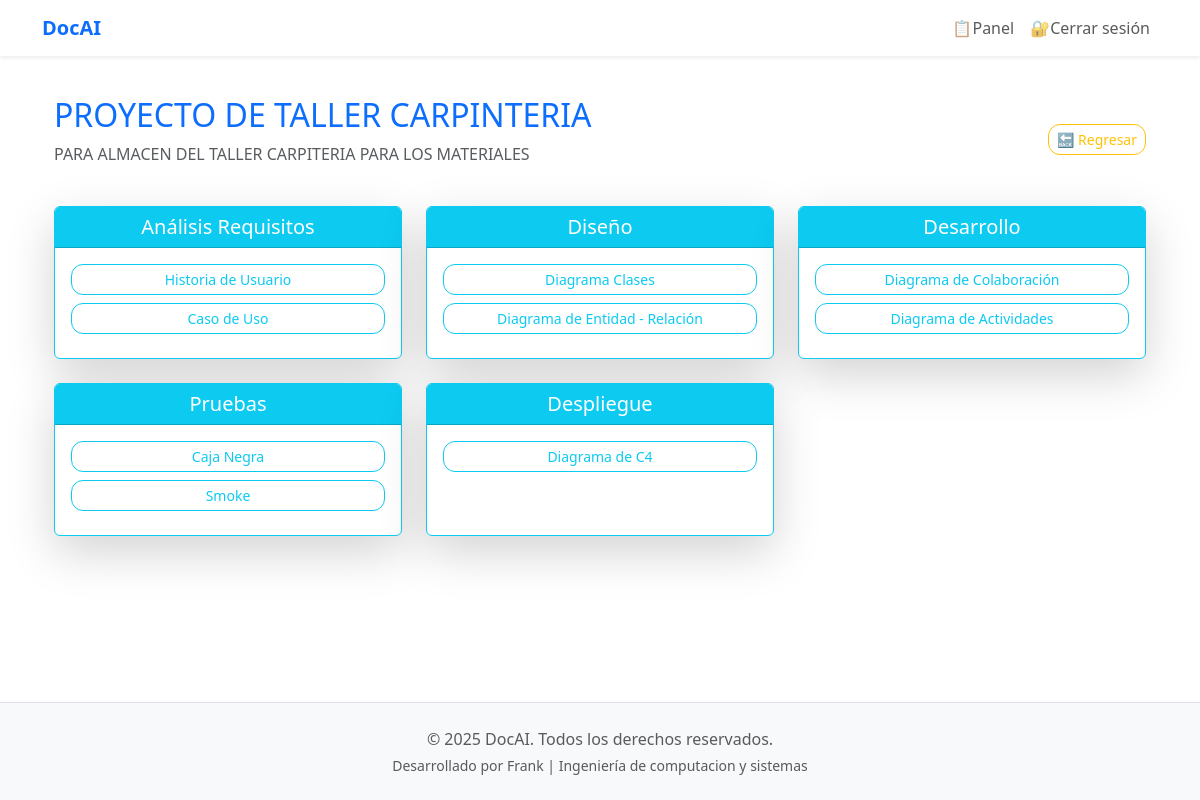
The page /proyecto/14/ (signed in) on the database its author committed.
### documentacion/models.py (models this page shows, shortened)
class Project(models.Model):
    nombre = models.CharField(max_length=100)
    descripcion = models.TextField(blank=True)
    propietario = models.ForeignKey(User, on_delete=models.CASCADE)
    creado = models.DateTimeField(auto_now_add=True)

class Fase(models.Model):
    proyecto = models.ForeignKey(Project, on_delete=models.CASCADE, related_name="fases")
    nombre = models.CharField(max_length=100)

class SubArtefacto(models.Model):
    fase = models.ForeignKey(Fase, on_delete=models.CASCADE, related_name="subartefactos")
    nombre = models.CharField(max_length=100)
    enlace = models.URLField(blank=True)  # Si lo usarás como enlace externo

### documentacion/views.py (the view)
# urls.py: path('proyecto/<int:proyecto_id>/', views.detalle_proyecto, name='detalle_proyecto'),
@login_required
def detalle_proyecto(request, proyecto_id):
    proyecto = get_object_or_404(Project, id=proyecto_id, propietario=request.user)
    artefactos = proyecto.artefactos.all()
    fases = proyecto.fases.prefetch_related('subartefactos')  # 👈 importante
    return render(request, 'documentacion/detalle_proyecto.html', {
        'proyecto': proyecto,
        'artefactos': artefactos,
        'fases': fases  # 👈 pasa las fases
    })

### documentacion/templates/documentacion/detalle_proyecto.html (shortened to what this page needs)
{% extends 'base.html' %}
{% block content %}
<div class="container">
    <div class="d-flex justify-content-between align-items-center mb-4">
        <div>
            <h2 class="text-primary">{{ proyecto.nombre }}</h2>
            <p class="text-muted">{{ proyecto.descripcion }}</p>
        </div>
        <div>
            <a href="{% url 'dashboard' %}" class="btn btn-outline-warning btn-sm">🔙 Regresar</a>
        </div>
    </div>
    {% if fases %}
    <div class="row row-cols-1 row-cols-md-2 row-cols-lg-3 g-4">
        {% for fase in fases %}
        <div class="col">
            <div class="card h-100 shadow-lg border-info">
                <div class="card-header bg-info text-white text-center">
                    <h5 class="card-title m-0">{{ fase.nombre }}</h5>
                </div>
                <div class="card-body">
                    {% if fase.subartefactos.all %}
                        {% for sub in fase.subartefactos.all %}
                            <div class="d-grid gap-2 mb-2">
                                <a href="{% url 'crear_artefacto' proyecto.id %}?subartefacto={{ sub.nombre }}" class="btn btn-outline-info btn-sm">
                                    {{ sub.nombre }}
                                </a>
                            </div>
                        {% endfor %}
                    {% else %}
                        <p class="text-muted text-center">No hay subartefactos definidos.</p>
                    {% endif %}
                </div>
            </div>
        </div>
        {% endfor %}
    {% else %}
        <div class="alert alert-info mt-4">
            Este proyecto aún no tiene fases definidas. Puedes agregar artefactos manualmente.
        </div>
    {% endif %}
</div>
{% endblock %}

### static/css/styles.css (style rules this page uses)
body { scroll-behavior: smooth; }
.card { transition: transform 0.2s ease-in-out, box-shadow 0.3s; }
.btn { border-radius: 0.75rem; }

### rows shown on the page
Project: nombre "PROYECTO DE TALLER CARPINTERIA", descripcion "PARA ALMACEN DEL TALLER CARPITERIA PARA LOS MATERIALES"
Fase: nombre "Análisis Requisitos"
SubArtefacto: nombre "Historia de Usuario"
SubArtefacto: nombre "Caso de Uso"
Fase: nombre "Diseño"
SubArtefacto: nombre "Diagrama Clases"
SubArtefacto: nombre "Diagrama de Entidad - Relación"
Fase: nombre "Desarrollo"
SubArtefacto: nombre "Diagrama de Colaboración"
SubArtefacto: nombre "Diagrama de Actividades"
Fase: nombre "Pruebas"
SubArtefacto: nombre "Caja Negra"
SubArtefacto: nombre "Smoke"
Fase: nombre "Despliegue"
SubArtefacto: nombre "Diagrama de C4"
